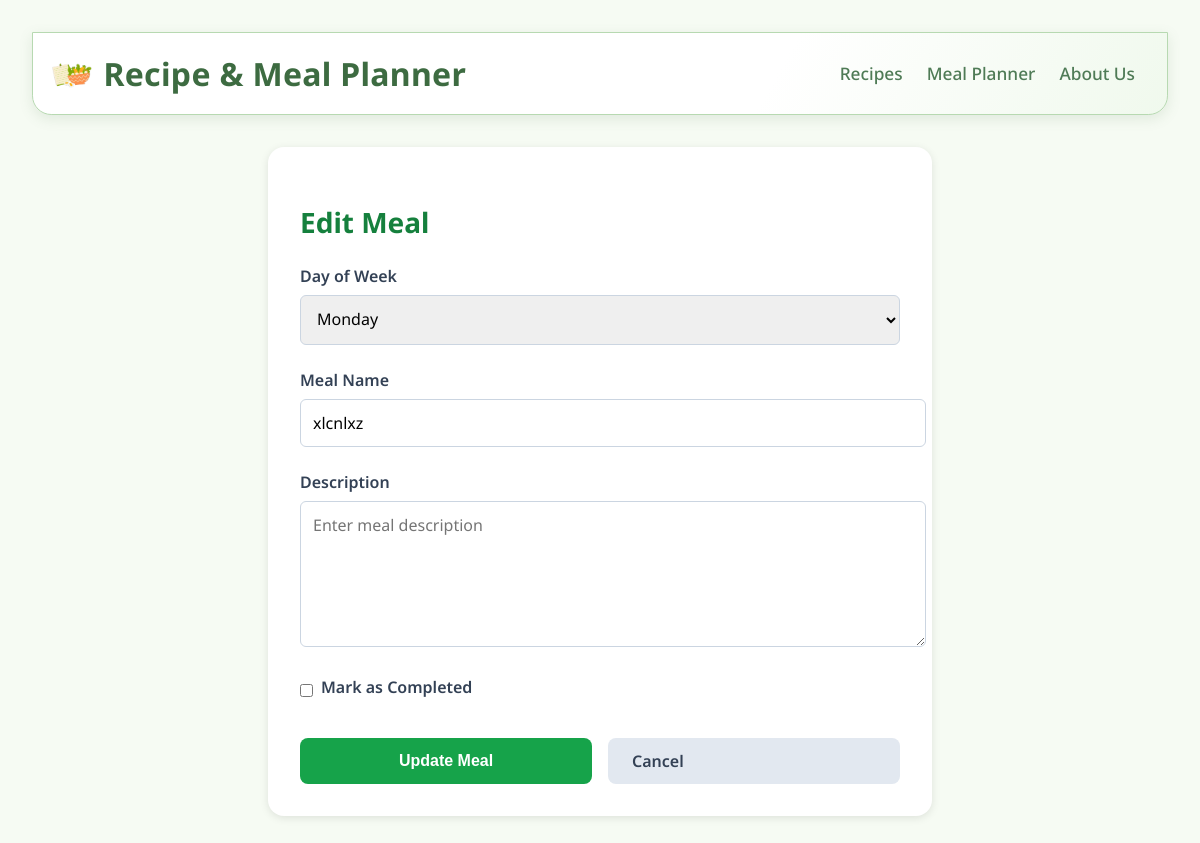
Before: /meals/2/edit/ with the older database file.
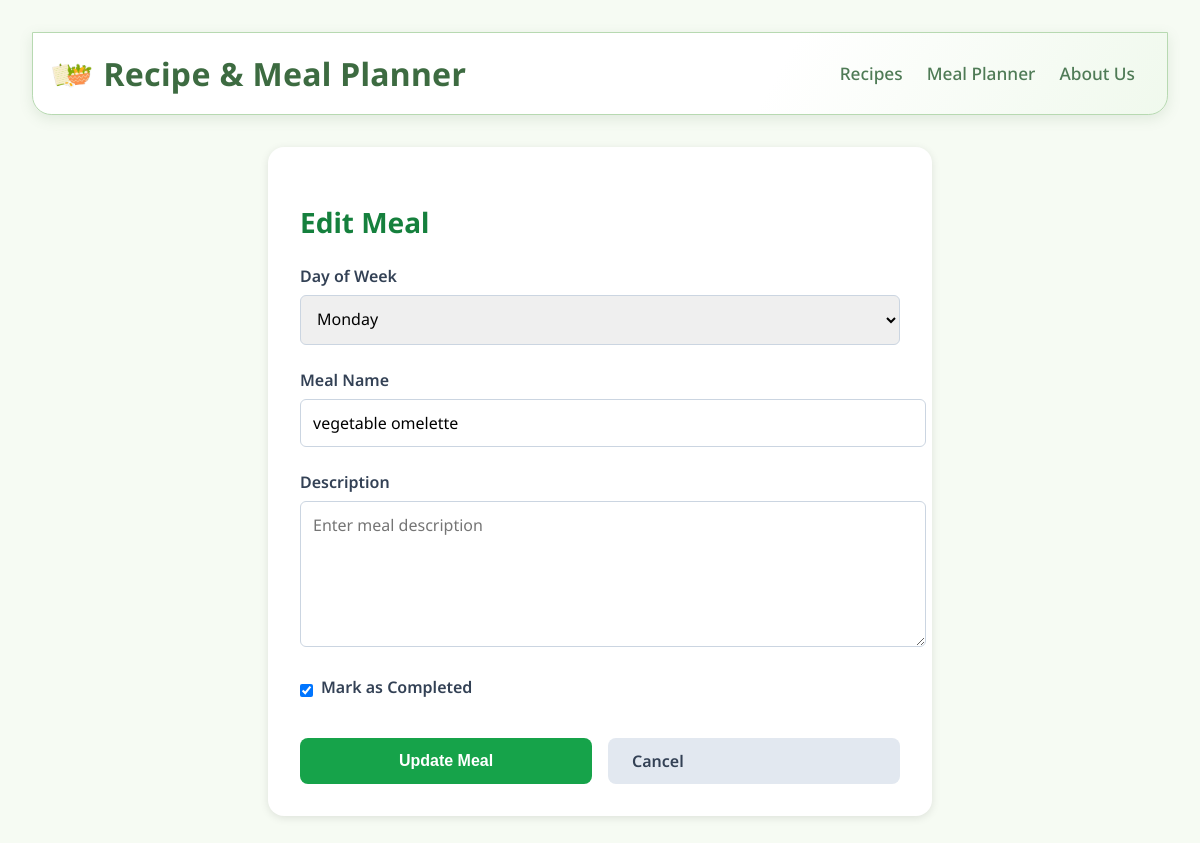
After: the same page with the newer database file.
### myapp/models.py (models this page shows, shortened)
class Meal(models.Model):
    DAYS_OF_WEEK = [
        ('Monday', 'Monday'),
        ('Tuesday', 'Tuesday'),
        ('Wednesday', 'Wednesday'),
        ('Thursday', 'Thursday'),
        ('Friday', 'Friday'),
        ('Saturday', 'Saturday'),
        ('Sunday', 'Sunday'),
    ]
    day = models.CharField(max_length=10, choices=DAYS_OF_WEEK)
    meal_name = models.CharField(max_length=200)
    description = models.TextField(blank=True, null=True)
    is_completed = models.BooleanField(default=False)
    created_at = models.DateTimeField(auto_now_add=True)
    updated_at = models.DateTimeField(auto_now=True)
    class Meta:
        ordering = ['day']
        unique_together = ['day', 'meal_name']

### myapp/views.py (the view, shortened to what this page needs)
# urls.py: path('meals/<int:pk>/edit/', views.MealUpdateView.as_view(), name='meal_edit'),
class MealUpdateView(UpdateView):
    model = Meal
    form_class = MealForm
    template_name = 'myapp/meal_form.html'
    success_url = reverse_lazy('meal_list')

### myapp/forms.py
class MealForm(forms.ModelForm):
    class Meta:
        model = Meal
        fields = ['day', 'meal_name', 'description', 'is_completed']
        widgets = {
            'day': forms.Select(attrs={
                'class': 'form-control',
                'placeholder': 'Select day'
            }),
            'meal_name': forms.TextInput(attrs={
                'class': 'form-control',
                'placeholder': 'Enter meal name',
                'required': True
            }),
            'description': forms.Textarea(attrs={
                'class': 'form-control',
                'placeholder': 'Enter meal description',
                'rows': 4
            }),
            'is_completed': forms.CheckboxInput(attrs={
                'class': 'form-check-input'
            })
        }

### myapp/templates/myapp/meal_form.html (shortened to what this page needs)
{% load static %}
<!DOCTYPE html>
<html lang="en">
<head>
    <link rel="stylesheet" href="{% static 'css/style.css' %}">
</head>
<body>
    <nav class="navbar">
        <div class="navbar-brand">
            <img src="{% static 'images/logo.png' %}" alt="Recipe & Meal Planner Logo" class="navbar-logo">
            <span class="navbar-title">Recipe & Meal Planner</span>
        </div>
        <ul class="navbar-links">
            <li><a href="{% url 'index' %}#recipes">Recipes</a></li>
            <li><a href="{% url 'meal_list' %}">Meal Planner</a></li>
            <li><a href="{% url 'about' %}">About Us</a></li>
        </ul>
    </nav>
    <div class="form-container">
        <h2>{% if form.instance.pk %}Edit Meal{% else %}Add New Meal{% endif %}</h2>
        <form method="post">
            <div class="form-group">
                <label for="{{ form.day.id_for_label }}">Day of Week</label>
                {{ form.day }}
            </div>
            <div class="form-group">
                <label for="{{ form.meal_name.id_for_label }}">Meal Name</label>
                {{ form.meal_name }}
            </div>
            <div class="form-group">
                <label for="{{ form.description.id_for_label }}">Description</label>
                {{ form.description }}
            </div>
            <div class="form-group checkbox-group">
                {{ form.is_completed }}
                <label for="{{ form.is_completed.id_for_label }}">Mark as Completed</label>
            </div>
            <div class="form-actions">
                <button type="submit" class="btn btn-primary">
                    {% if form.instance.pk %}Update Meal{% else %}Add Meal{% endif %}
                </button>
                <a href="{% url 'meal_list' %}" class="btn btn-secondary">Cancel</a>
            </div>
        </form>
    </div>
</body>
</html>

Changed rows visible on the page:
changed Meal "Monday": meal_name "xlcnlxz" → "vegetable omelette"; is_completed "☐" → "☑"
